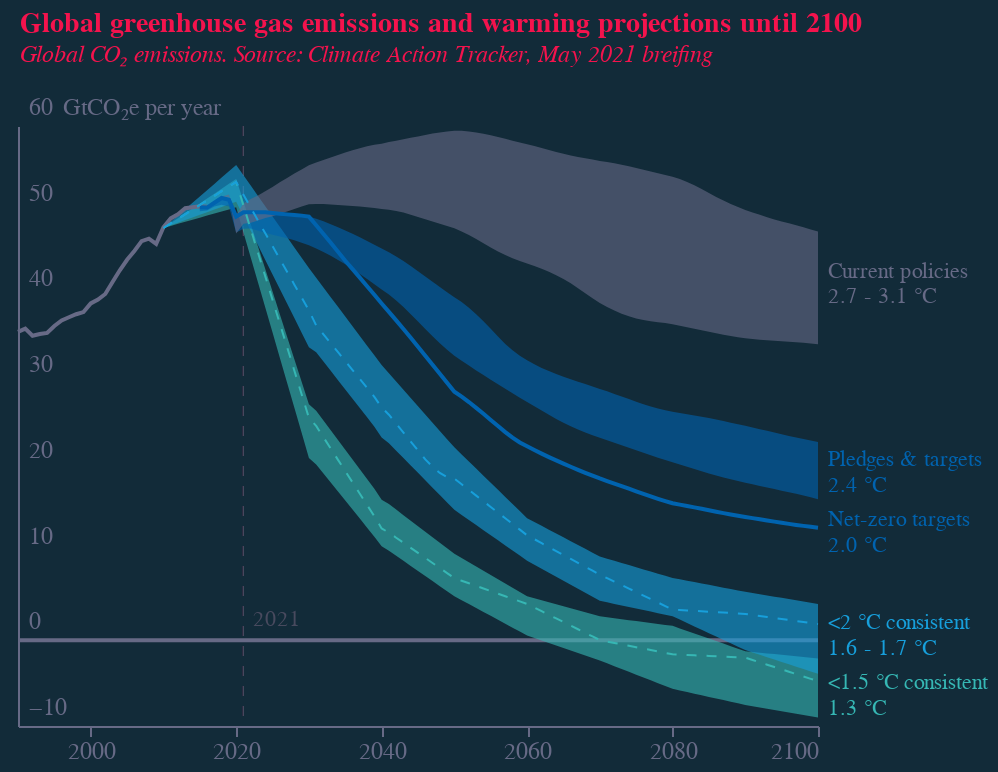

Notebook cell for this chart:
### Code cell
base = alt.Chart(f1).encode(
    x=alt.X(
        "year:Q",
        axis=alt.Axis(
            grid=False,
            titleAlign="center",
            titleAnchor="middle",
            title="",
            labelColor=colors["eco-gray"],
            titleColor=colors["eco-gray"],
            tickColor=colors["eco-gray"],
            domainColor=colors["eco-gray"],
            tickCount=5,
            titleFontSize=12,
            labelFontSize=12,
            orient="bottom",
            labelAngle=0,
            format=".0f",
            # zindex=1,
            # offset=-43
        ),
    )
)
line1 = (
    base.mark_line(color=colors["eco-gray"])
    .encode(
        y=alt.Y(
            "historical:Q",
            axis=alt.Axis(
                grid=False,
                title="GtCO₂e per year",
                titleAnchor="start",
                labelColor=colors["eco-gray"],
                titleColor=colors["eco-gray"],
                tickColor=colors["eco-gray"],
                domainColor=colors["eco-gray"],
                titleFontSize=12,
                labelFontSize=12,
                titleFontWeight="normal",
                ticks=False,
                labelAlign="left",
                labelBaseline="middle",
                labelPadding=-5,
                labelOffset=-10,
                titleX=22,
                titleY=-3,
                titleBaseline="bottom",
                titleAngle=0,
                titleAlign="left",
                tickCount=7,
                format=".0f",
            ),
        )
    )
    .transform_filter('datum.scenario=="historical"')
)
line2 = (
    base.mark_line(color=colors["eco-mid-blue"])
    .encode(y=alt.Y("optimistic:Q"))
    .transform_filter('datum.scenario=="optimistic"')
)
line3 = (
    base.mark_line(color=colors["eco-turquiose"], strokeDash=[5, 5], strokeWidth=1)
    .encode(y=alt.Y("median:Q"))
    .transform_filter('datum.scenario=="c1"')
)
line4 = (
    base.mark_line(color=colors["eco-light-blue"], strokeDash=[5, 5], strokeWidth=1)
    .encode(y=alt.Y("median:Q"))
    .transform_filter('datum.scenario=="c2"')
)
area1 = line3.mark_area(color=colors["eco-turquiose"], opacity=0.6).encode(
    y="low:Q", y2="high:Q"
)
area2 = line4.mark_area(color=colors["eco-light-blue"], opacity=0.6).encode(
    y="low:Q", y2="high:Q"
)
area3 = (
    base.mark_area(color=colors["eco-mid-blue"], opacity=0.6)
    .encode(y="low:Q", y2="high:Q")
    .transform_filter('datum.scenario=="pledges"')
)
area4 = (
    base.mark_area(color=colors["eco-gray"], opacity=0.6)
    .encode(
        y="low:Q",
        y2="high:Q",
    )
    .transform_filter('datum.scenario=="current"')
)
ruler = (
    base.mark_line(color=colors["eco-gray"]).encode(y="y:Q").transform_calculate(y="0")
)
r2021 = (
    base.mark_rule(
        color=scale_lightness(colors["eco-gray"], 0.7),
        strokeDash=[5, 5],
        strokeWidth=0.5,
    )
    .encode(x="x:Q")
    .transform_calculate(x="2021")
)
text2021 = (
    alt.Chart(pd.DataFrame([{"x": 2021, "y": 0, "t": "2021"}]))
    .mark_text(
        color=scale_lightness(colors["eco-gray"], 0.7),
        align="left",
        baseline="bottom",
        dx=5,
        dy=-5,
    )
    .encode(x="x:Q", y="y:Q", text="t:N")
)
text1 = (
    alt.Chart(
        pd.DataFrame(
            [
                {"x": 2100, "y": 43, "t": "Current policies"},
                {"x": 2100, "y": 40, "t": "2.7 - 3.1 °C"},
            ]
        )
    )
    .mark_text(color=colors["eco-gray"], align="left", dx=5)
    .encode(x="x:Q", y="y:Q", text="t:N")
)
text2 = (
    alt.Chart(
        pd.DataFrame(
            [
                {"x": 2100, "y": 21, "t": "Pledges & targets"},
                {"x": 2100, "y": 18, "t": "2.4 °C"},
            ]
        )
    )
    .mark_text(color=colors["eco-mid-blue"], align="left", dx=5)
    .encode(x="x:Q", y="y:Q", text="t:N")
)
text3 = (
    alt.Chart(
        pd.DataFrame(
            [
                {"x": 2100, "y": 14, "t": "Net-zero targets"},
                {"x": 2100, "y": 11, "t": "2.0 °C"},
            ]
        )
    )
    .mark_text(color=colors["eco-mid-blue"], align="left", dx=5)
    .encode(x="x:Q", y="y:Q", text="t:N")
)
text4 = (
    alt.Chart(
        pd.DataFrame(
            [
                {"x": 2100, "y": 2, "t": "<2 °C consistent"},
                {"x": 2100, "y": -1, "t": "1.6 - 1.7 °C"},
            ]
        )
    )
    .mark_text(color=colors["eco-light-blue"], align="left", dx=5)
    .encode(x="x:Q", y="y:Q", text="t:N")
)
text5 = (
    alt.Chart(
        pd.DataFrame(
            [
                {"x": 2100, "y": -5, "t": "<1.5 °C consistent"},
                {"x": 2100, "y": -8, "t": "1.3 °C"},
            ]
        )
    )
    .mark_text(color=colors["eco-turquiose"], align="left", dx=5)
    .encode(x="x:Q", y="y:Q", text="t:N")
)
title = alt.TitleParams(
    "Global greenhouse gas emissions and warming projections until 2100",
    subtitle=[
        "Global CO₂ emissions. Source: Climate Action Tracker, May 2021 breifing"
    ],
    anchor="start",
    align="left",
    dx=5,
    dy=-10,
    fontSize=14,
    subtitleFontSize=12,
    color=colors["eco-dot"],
    subtitleColor=colors["eco-dot"],
    subtitleFontStyle="italic",
)
layer1 = (
    (
        (
            ruler
            + r2021
            + area1
            + area2
            + area3
            + area4
            + line1
            + line2
            + line3
            + line4
            + text2021
            + text1
            + text2
            + text3
            + text4
            + text5
        ).properties(height=300, width=400)
    )
    .configure(font="Georgia", background=colors["eco-background"])
    .configure_view(stroke=None)
    .properties(title=title)
)
layer1.save("visualisation/" + f + "_dark.json")
layer1.save("visualisation/" + f + "_dark.png", scale_factor=2.0)
layer1.save("visualisation/" + f + "_dark.svg")
readme = re.sub(f, f + "_dark", readme)
open("README.md", "a").write(readme)
layer1

### Figure 1 — Vega-Lite specification as saved in the notebook (floating-point values rounded to 4 significant figures; data arrays with more than 128 entries replaced by an {"elided": "..."} marker saying what was removed)
{"config": {"view": {"continuousWidth": 400, "continuousHeight": 300, "stroke": null}, "background": "#122B39", "font": "Georgia"}, "layer": [{"mark": {"type": "line", "color": "#676A86"}, "encoding": {"x": {"type": "quantitative", "axis": {"domainColor": "#676A86", "format": ".0f", "grid": false, "labelAngle": 0, "labelColor": "#676A86", "labelFontSize": 12, "orient": "bottom", "tickColor": "#676A86", "tickCount": 5, "title": "", "titleAlign": "center", "titleAnchor": "middle", "titleColor": "#676A86", "titleFontSize": 12}, "field": "year"}, "y": {"type": "quantitative", "field": "y"}}, "transform": [{"calculate": "0", "as": "y"}]}, {"mark": {"type": "rule", "color": "#484a5e", "strokeDash": [5, 5], "strokeWidth": 0.5}, "encoding": {"x": {"type": "quantitative", "field": "x"}}, "transform": [{"calculate": "2021", "as": "x"}]}, {"mark": {"type": "area", "color": "#36B7B4", "opacity": 0.6}, "encoding": {"x": {"type": "quantitative", "axis": {"domainColor": "#676A86", "format": ".0f", "grid": false, "labelAngle": 0, "labelColor": "#676A86", "labelFontSize": 12, "orient": "bottom", "tickColor": "#676A86", "tickCount": 5, "title": "", "titleAlign": "center", "titleAnchor": "middle", "titleColor": "#676A86", "titleFontSize": 12}, "field": "year"}, "y": {"type": "quantitative", "field": "low"}, "y2": {"field": "high"}}, "transform": [{"filter": "datum.scenario==\"c1\""}]}, {"mark": {"type": "area", "color": "#179FDB", "opacity": 0.6}, "encoding": {"x": {"type": "quantitative", "axis": {"domainColor": "#676A86", "format": ".0f", "grid": false, "labelAngle": 0, "labelColor": "#676A86", "labelFontSize": 12, "orient": "bottom", "tickColor": "#676A86", "tickCount": 5, "title": "", "titleAlign": "center", "titleAnchor": "middle", "titleColor": "#676A86", "titleFontSize": 12}, "field": "year"}, "y": {"type": "quantitative", "field": "low"}, "y2": {"field": "high"}}, "transform": [{"filter": "datum.scenario==\"c2\""}]}, {"mark": {"type": "area", "color": "#0063AF", "opacity": 0.6}, "encoding": {"x": {"type": "quantitative", "axis": {"domainColor": "#676A86", "format": ".0f", "grid": false, "labelAngle": 0, "labelColor": "#676A86", "labelFontSize": 12, "orient": "bottom", "tickColor": "#676A86", "tickCount": 5, "title": "", "titleAlign": "center", "titleAnchor": "middle", "titleColor": "#676A86", "titleFontSize": 12}, "field": "year"}, "y": {"type": "quantitative", "field": "low"}, "y2": {"field": "high"}}, "transform": [{"filter": "datum.scenario==\"pledges\""}]}, {"mark": {"type": "area", "color": "#676A86", "opacity": 0.6}, "encoding": {"x": {"type": "quantitative", "axis": {"domainColor": "#676A86", "format": ".0f", "grid": false, "labelAngle": 0, "labelColor": "#676A86", "labelFontSize": 12, "orient": "bottom", "tickColor": "#676A86", "tickCount": 5, "title": "", "titleAlign": "center", "titleAnchor": "middle", "titleColor": "#676A86", "titleFontSize": 12}, "field": "year"}, "y": {"type": "quantitative", "field": "low"}, "y2": {"field": "high"}}, "transform": [{"filter": "datum.scenario==\"current\""}]}, {"mark": {"type": "line", "color": "#676A86"}, "encoding": {"x": {"type": "quantitative", "axis": {"domainColor": "#676A86", "format": ".0f", "grid": false, "labelAngle": 0, "labelColor": "#676A86", "labelFontSize": 12, "orient": "bottom", "tickColor": "#676A86", "tickCount": 5, "title": "", "titleAlign": "center", "titleAnchor": "middle", "titleColor": "#676A86", "titleFontSize": 12}, "field": "year"}, "y": {"type": "quantitative", "axis": {"domainColor": "#676A86", "format": ".0f", "grid": false, "labelAlign": "left", "labelBaseline": "middle", "labelColor": "#676A86", "labelFontSize": 12, "labelOffset": -10, "labelPadding": -5, "tickColor": "#676A86", "tickCount": 7, "ticks": false, "title": "GtCO₂e per year", "titleAlign": "left", "titleAnchor": "start", "titleAngle": 0, "titleBaseline": "bottom", "titleColor": "#676A86", "titleFontSize": 12, "titleFontWeight": "normal", "titleX": 22, "titleY": -3}, "field": "historical"}}, "transform": [{"filter": "datum.scenario==\"historical\""}]}, {"mark": {"type": "line", "color": "#0063AF"}, "encoding": {"x": {"type": "quantitative", "axis": {"domainColor": "#676A86", "format": ".0f", "grid": false, "labelAngle": 0, "labelColor": "#676A86", "labelFontSize": 12, "orient": "bottom", "tickColor": "#676A86", "tickCount": 5, "title": "", "titleAlign": "center", "titleAnchor": "middle", "titleColor": "#676A86", "titleFontSize": 12}, "field": "year"}, "y": {"type": "quantitative", "field": "optimistic"}}, "transform": [{"filter": "datum.scenario==\"optimistic\""}]}, {"mark": {"type": "line", "color": "#36B7B4", "strokeDash": [5, 5], "strokeWidth": 1}, "encoding": {"x": {"type": "quantitative", "axis": {"domainColor": "#676A86", "format": ".0f", "grid": false, "labelAngle": 0, "labelColor": "#676A86", "labelFontSize": 12, "orient": "bottom", "tickColor": "#676A86", "tickCount": 5, "title": "", "titleAlign": "center", "titleAnchor": "middle", "titleColor": "#676A86", "titleFontSize": 12}, "field": "year"}, "y": {"type": "quantitative", "field": "median"}}, "transform": [{"filter": "datum.scenario==\"c1\""}]}, {"mark": {"type": "line", "color": "#179FDB", "strokeDash": [5, 5], "strokeWidth": 1}, "encoding": {"x": {"type": "quantitative", "axis": {"domainColor": "#676A86", "format": ".0f", "grid": false, "labelAngle": 0, "labelColor": "#676A86", "labelFontSize": 12, "orient": "bottom", "tickColor": "#676A86", "tickCount": 5, "title": "", "titleAlign": "center", "titleAnchor": "middle", "titleColor": "#676A86", "titleFontSize": 12}, "field": "year"}, "y": {"type": "quantitative", "field": "median"}}, "transform": [{"filter": "datum.scenario==\"c2\""}]}, {"data": {"name": "data-5f2c5abf771b73a2fd97555635701e67"}, "mark": {"type": "text", "align": "left", "baseline": "bottom", "color": "#484a5e", "dx": 5, "dy": -5}, "encoding": {"text": {"type": "nominal", "field": "t"}, "x": {"type": "quantitative", "field": "x"}, "y": {"type": "quantitative", "field": "y"}}}, {"data": {"name": "data-07e30ba3bbc530a690827eb002d5b0d4"}, "mark": {"type": "text", "align": "left", "color": "#676A86", "dx": 5}, "encoding": {"text": {"type": "nominal", "field": "t"}, "x": {"type": "quantitative", "field": "x"}, "y": {"type": "quantitative", "field": "y"}}}, {"data": {"name": "data-20806710ddcc25ac660dfaafa97d8c8f"}, "mark": {"type": "text", "align": "left", "color": "#0063AF", "dx": 5}, "encoding": {"text": {"type": "nominal", "field": "t"}, "x": {"type": "quantitative", "field": "x"}, "y": {"type": "quantitative", "field": "y"}}}, {"data": {"name": "data-4d99a30ca7097abd745c1e0503ed7784"}, "mark": {"type": "text", "align": "left", "color": "#0063AF", "dx": 5}, "encoding": {"text": {"type": "nominal", "field": "t"}, "x": {"type": "quantitative", "field": "x"}, "y": {"type": "quantitative", "field": "y"}}}, {"data": {"name": "data-4d5af1f0029709a961c92a6c73d3e6d3"}, "mark": {"type": "text", "align": "left", "color": "#179FDB", "dx": 5}, "encoding": {"text": {"type": "nominal", "field": "t"}, "x": {"type": "quantitative", "field": "x"}, "y": {"type": "quantitative", "field": "y"}}}, {"data": {"name": "data-6117b7140dd51057caa6eeeb0d31c98a"}, "mark": {"type": "text", "align": "left", "color": "#36B7B4", "dx": 5}, "encoding": {"text": {"type": "nominal", "field": "t"}, "x": {"type": "quantitative", "field": "x"}, "y": {"type": "quantitative", "field": "y"}}}], "data": {"name": "data-0daff0b663d9552be609dc15b02a2d33"}, "height": 300, "title": {"text": "Global greenhouse gas emissions and warming projections until 2100", "align": "left", "anchor": "start", "color": "#F4134D", "dx": 5, "dy": -10, "fontSize": 14, "subtitle": ["Global CO₂ emissions. Source: Climate Action Tracker, May 2021 breifing"], "subtitleColor": "#F4134D", "subtitleFontSize": 12, "subtitleFontStyle": "italic"}, "width": 400, "$schema": "https://vega.github.io/schema/vega-lite/v4.8.1.json", "datasets": {"data-0daff0b663d9552be609dc15b02a2d33": {"elided": "467 records"}, "data-5f2c5abf771b73a2fd97555635701e67": [{"x": 2021, "y": 0, "t": "2021"}], "data-07e30ba3bbc530a690827eb002d5b0d4": [{"x": 2100, "y": 43, "t": "Current policies"}, {"x": 2100, "y": 40, "t": "2.7 - 3.1 °C"}], "data-20806710ddcc25ac660dfaafa97d8c8f": [{"x": 2100, "y": 21, "t": "Pledges & targets"}, {"x": 2100, "y": 18, "t": "2.4 °C"}], "data-4d99a30ca7097abd745c1e0503ed7784": [{"x": 2100, "y": 14, "t": "Net-zero targets"}, {"x": 2100, "y": 11, "t": "2.0 °C"}], "data-4d5af1f0029709a961c92a6c73d3e6d3": [{"x": 2100, "y": 2, "t": "<2 °C consistent"}, {"x": 2100, "y": -1, "t": "1.6 - 1.7 °C"}], "data-6117b7140dd51057caa6eeeb0d31c98a": [{"x": 2100, "y": -5, "t": "<1.5 °C consistent"}, {"x": 2100, "y": -8, "t": "1.3 °C"}]}}
